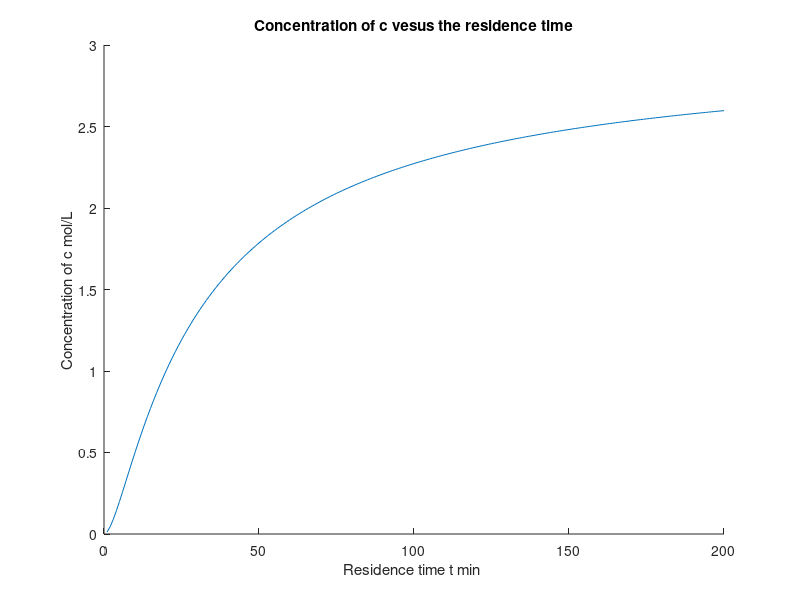
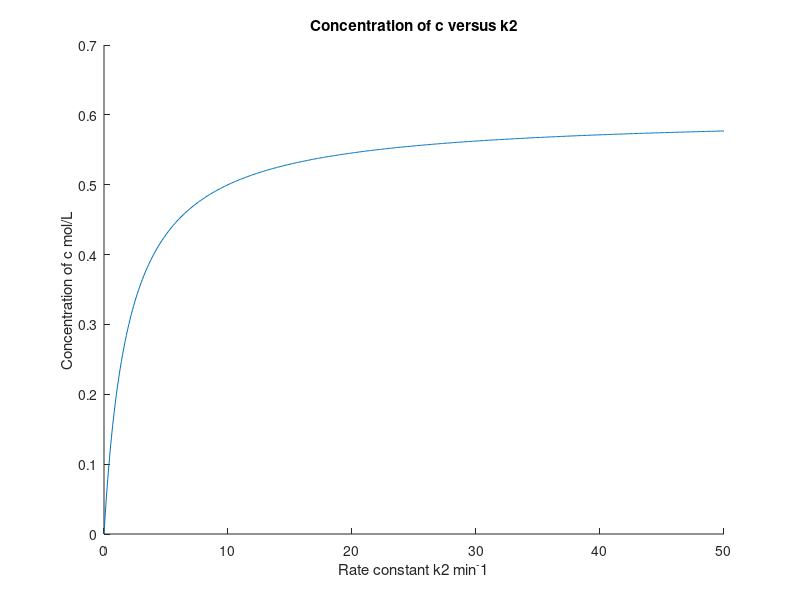

The MATLAB source for these figures, in order:
%{
Written by: Tianyu Gao
Born on: Sept 9, 2015
%}
clear all
clc
close
%% Problem a)
k1=3/60;
k2=0.1;
c0=[3 0 0]';
figure
hold on
for t= 1:1:200
    A=[1+k1*t 0 0; -k1*t 1+k2*t 0; 0 -k2*t 1]; % A is the coefficients matrix
    c=A\c0;

    m(t,:)=t; % m to record t
    n(:,t)=c; % n to record c
    
end
plot(m,n(3,:),'-');
title('Concentration of c vesus the residence time')
xlabel('Residence time t min ');
ylabel('Concentration of c mol/L');
%% Problem b)
figure;
hold on
t=0.5;
k1=0.5;
i=1;
for k2= 0:0.1:50;
    A=[1+k1*t 0 0; -k1*t 1+k2*t 0; 0 -k2*t 1];
    c=A\c0;
    p(i)=k2;
    q(i)=c(3,:);
    i=i+1;
end
plot(p,q);
title('Concentration of c versus k2');
xlabel('Rate constant k2 min^-1');
ylabel('Concentration of c mol/L');